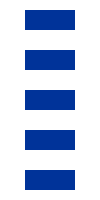
Frame 1 (no input)
Frame 60 (the mouse pressed at the canvas centre just before this capture): identical to frame 1, image omitted
Frame 120 (the mouse held since frame 60 and released just before this capture): identical to frame 1, image omitted

The Processing sketch that drew this single still picture (run headless with seeded random() and noise(); from frame 60 on, the mouse is pressed at the canvas centre):

// Processing sketch: fp_pg_q_03_07
// ── fp_pg_q_03_07.pde
void setup() {
  size(100, 200);
  background(255, 255, 255);
}

// 問題 3.7 算術演算子を用いて 100 画素 ×200 画素のウインドウに 50 画素 ×20 画素の大きさの矩形を等間隔で縦に 5
// 個並べよ．ただし，左辺から 10 画素間隔を空けること．
void draw() {
  int x = 25;
  noStroke();
  fill(0,51,153);
  for(int y = 10; y <= (10 + (40 * 4)); y+=40){
    rect(x, y, 50, 20);
  }
}
